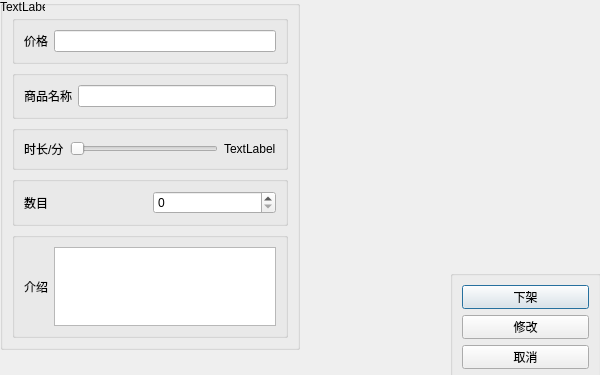
<?xml version="1.0" encoding="UTF-8"?>
<ui version="4.0">
 <class>edititem</class>
 <widget class="QDialog" name="edititem">
  <property name="geometry">
   <rect>
    <x>0</x>
    <y>0</y>
    <width>600</width>
    <height>375</height>
   </rect>
  </property>
  <property name="windowTitle">
   <string>编辑商品</string>
  </property>
  <widget class="QGroupBox" name="groupBox_6">
   <property name="geometry">
    <rect>
     <x>0</x>
     <y>0</y>
     <width>300</width>
     <height>350</height>
    </rect>
   </property>
   <property name="title">
    <string/>
   </property>
   <layout class="QVBoxLayout" name="verticalLayout_2">
    <item>
     <widget class="QGroupBox" name="groupBox_4">
      <property name="title">
       <string/>
      </property>
      <layout class="QHBoxLayout" name="horizontalLayout_4">
       <item>
        <widget class="QLabel" name="label_5">
         <property name="text">
          <string>价格</string>
         </property>
        </widget>
       </item>
       <item>
        <widget class="QLineEdit" name="lineEdit_price"/>
       </item>
      </layout>
     </widget>
    </item>
    <item>
     <widget class="QGroupBox" name="groupBox">
      <property name="title">
       <string/>
      </property>
      <layout class="QHBoxLayout" name="horizontalLayout">
       <item>
        <widget class="QLabel" name="label_2">
         <property name="text">
          <string>商品名称</string>
         </property>
        </widget>
       </item>
       <item>
        <widget class="QLineEdit" name="lineEdit_name"/>
       </item>
      </layout>
     </widget>
    </item>
    <item>
     <widget class="QGroupBox" name="groupBox_2">
      <property name="title">
       <string/>
      </property>
      <layout class="QHBoxLayout" name="horizontalLayout_2">
       <item>
        <widget class="QLabel" name="label_3">
         <property name="text">
          <string>时长/分</string>
         </property>
        </widget>
       </item>
       <item>
        <widget class="QSlider" name="horizontalSlider_time">
         <property name="maximum">
          <number>20</number>
         </property>
         <property name="orientation">
          <enum>Qt::Horizontal</enum>
         </property>
        </widget>
       </item>
       <item>
        <widget class="QLabel" name="label_timenum">
         <property name="text">
          <string>TextLabel</string>
         </property>
        </widget>
       </item>
      </layout>
     </widget>
    </item>
    <item>
     <widget class="QGroupBox" name="groupBox_5">
      <property name="title">
       <string/>
      </property>
      <layout class="QHBoxLayout" name="horizontalLayout_5">
       <item>
        <widget class="QLabel" name="label_6">
         <property name="text">
          <string>数目</string>
         </property>
        </widget>
       </item>
       <item>
        <widget class="QSpinBox" name="spinBox_num">
         <property name="maximum">
          <number>9</number>
         </property>
        </widget>
       </item>
      </layout>
     </widget>
    </item>
    <item>
     <widget class="QGroupBox" name="groupBox_3">
      <property name="title">
       <string/>
      </property>
      <layout class="QHBoxLayout" name="horizontalLayout_3">
       <item>
        <widget class="QLabel" name="label_4">
         <property name="text">
          <string>介绍</string>
         </property>
        </widget>
       </item>
       <item>
        <widget class="QPlainTextEdit" name="plainTextEdit_data"/>
       </item>
      </layout>
     </widget>
    </item>
   </layout>
  </widget>
  <widget class="QLabel" name="label_7">
   <property name="geometry">
    <rect>
     <x>0</x>
     <y>0</y>
     <width>45</width>
     <height>13</height>
    </rect>
   </property>
   <property name="text">
    <string/>
   </property>
  </widget>
  <widget class="QLabel" name="label">
   <property name="geometry">
    <rect>
     <x>0</x>
     <y>0</y>
     <width>45</width>
     <height>13</height>
    </rect>
   </property>
   <property name="text">
    <string>TextLabel</string>
   </property>
  </widget>
  <widget class="QGroupBox" name="groupBox_7">
   <property name="geometry">
    <rect>
     <x>450</x>
     <y>270</y>
     <width>151</width>
     <height>111</height>
    </rect>
   </property>
   <property name="title">
    <string/>
   </property>
   <layout class="QVBoxLayout" name="verticalLayout">
    <item>
     <spacer name="verticalSpacer_3">
      <property name="orientation">
       <enum>Qt::Vertical</enum>
      </property>
      <property name="sizeHint" stdset="0">
       <size>
        <width>20</width>
        <height>40</height>
       </size>
      </property>
     </spacer>
    </item>
    <item>
     <widget class="QPushButton" name="pushButton_3">
      <property name="text">
       <string>下架</string>
      </property>
     </widget>
    </item>
    <item>
     <spacer name="verticalSpacer">
      <property name="orientation">
       <enum>Qt::Vertical</enum>
      </property>
      <property name="sizeHint" stdset="0">
       <size>
        <width>20</width>
        <height>40</height>
       </size>
      </property>
     </spacer>
    </item>
    <item>
     <widget class="QPushButton" name="pushButton">
      <property name="text">
       <string>修改</string>
      </property>
     </widget>
    </item>
    <item>
     <widget class="QPushButton" name="pushButton_2">
      <property name="text">
       <string>取消</string>
      </property>
     </widget>
    </item>
    <item>
     <spacer name="verticalSpacer_2">
      <property name="orientation">
       <enum>Qt::Vertical</enum>
      </property>
      <property name="sizeHint" stdset="0">
       <size>
        <width>20</width>
        <height>40</height>
       </size>
      </property>
     </spacer>
    </item>
   </layout>
  </widget>
  <zorder>label</zorder>
  <zorder>label_7</zorder>
  <zorder>groupBox_6</zorder>
  <zorder>groupBox_7</zorder>
 </widget>
 <resources/>
 <connections/>
</ui>
